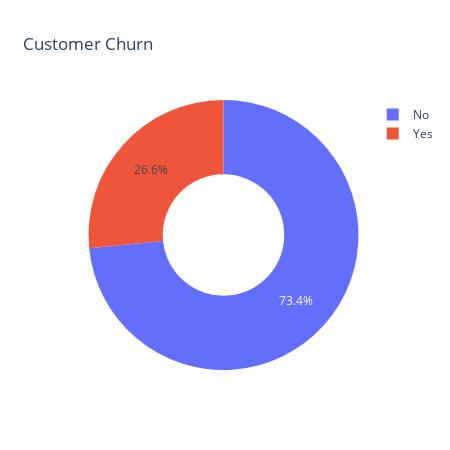

Notebook code cell kept with this figure:
### Code cell
plt.figure(figsize=(5, 5))
fig = px.pie(names=churn_count.index, values = churn_count.values, hole=0.45, title='Customer Churn')
fig.update_layout(width=450, height=450)
fig.show()

### Figure 1 — Plotly figure (JSON) as saved in the notebook; plotly's stock layout.template omitted (floating-point values rounded to 4 significant figures)
{"data": [{"domain": {"x": [0, 1], "y": [0, 1]}, "hole": 0.45, "hovertemplate": "label=%{label}<br>value=%{value}<extra></extra>", "labels": ["No", "Yes"], "legendgroup": "", "name": "", "showlegend": true, "type": "pie", "values": [5163, 1869]}], "layout": {"height": 450, "legend": {"tracegroupgap": 0}, "title": {"text": "Customer Churn"}, "width": 450}}
